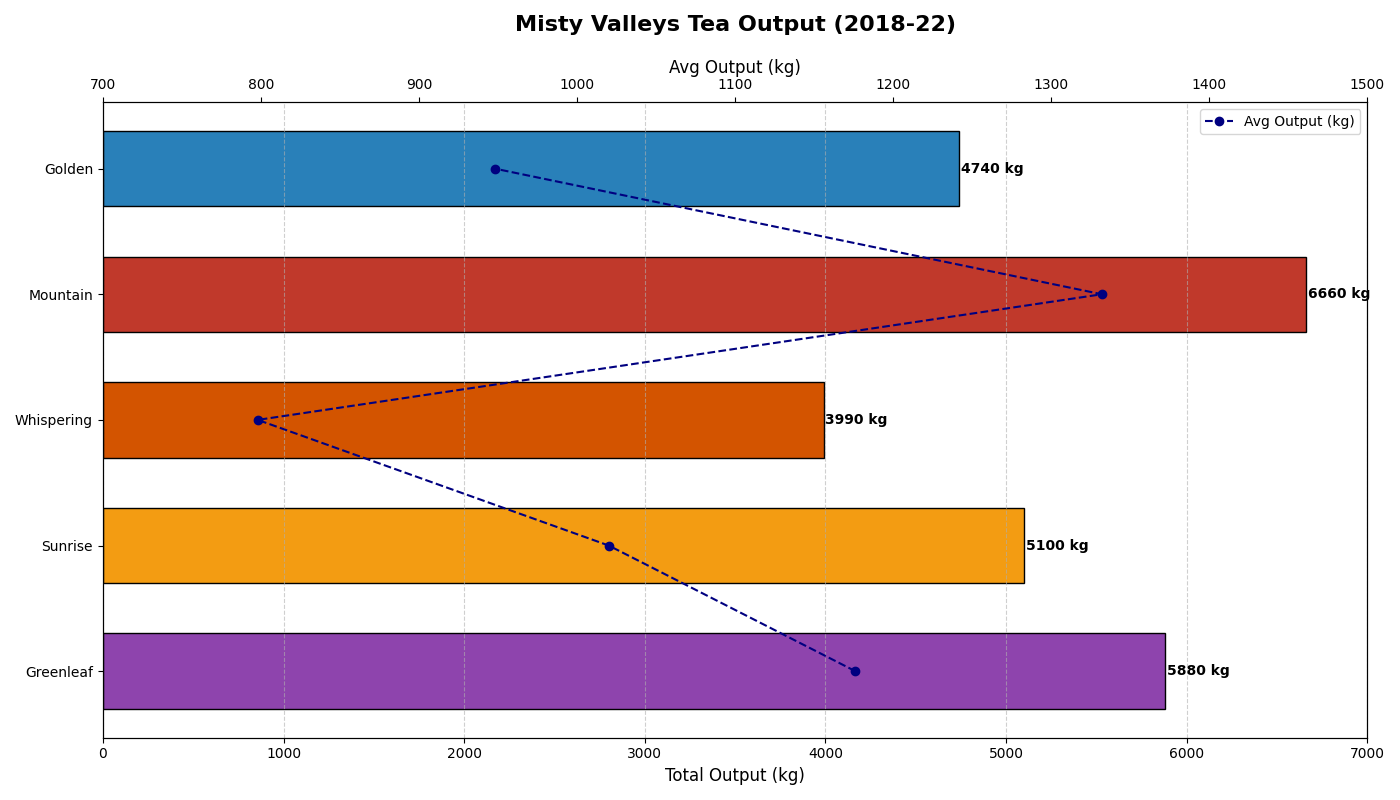

Recreate this plot in Python.
import matplotlib.pyplot as plt
import numpy as np

plantations = ['Greenleaf', 'Sunrise', 'Whispering', 'Mountain', 'Golden']
years = ['2018', '2019', '2020', '2021', '2022']

production_data = np.array([
    [1100, 1150, 1200, 1180, 1250],
    [950, 1020, 980, 1050, 1100],
    [750, 780, 800, 810, 850],
    [1300, 1280, 1330, 1350, 1400],
    [890, 920, 950, 980, 1000]
])

total_production = np.sum(production_data, axis=1)
average_production = np.mean(production_data, axis=1)

fig, ax1 = plt.subplots(figsize=(14, 8))

# Bar chart for total production with new colors
new_colors = ['#8e44ad', '#f39c12', '#d35400', '#c0392b', '#2980b9']
bars = ax1.barh(plantations, total_production, color=new_colors, edgecolor='black', height=0.6)

for bar in bars:
    width = bar.get_width()
    ax1.text(width + 10, bar.get_y() + bar.get_height()/2, f'{width} kg', va='center', fontsize=10, fontweight='bold')

ax1.set_title("Misty Valleys Tea Output (2018-22)", fontsize=16, fontweight='bold', pad=20)
ax1.set_xlabel("Total Output (kg)", fontsize=12)
ax1.xaxis.grid(True, linestyle='--', alpha=0.6)
ax1.set_xlim(0, 7000)

ax2 = ax1.twiny()
ax2.plot(average_production, plantations, color='navy', marker='o', linestyle='--', label='Avg Output (kg)')
ax2.set_xlabel('Avg Output (kg)', fontsize=12)
ax2.set_xlim(700, 1500)

ax2.legend(loc='upper right', fontsize=10)

plt.tight_layout()
plt.show()
